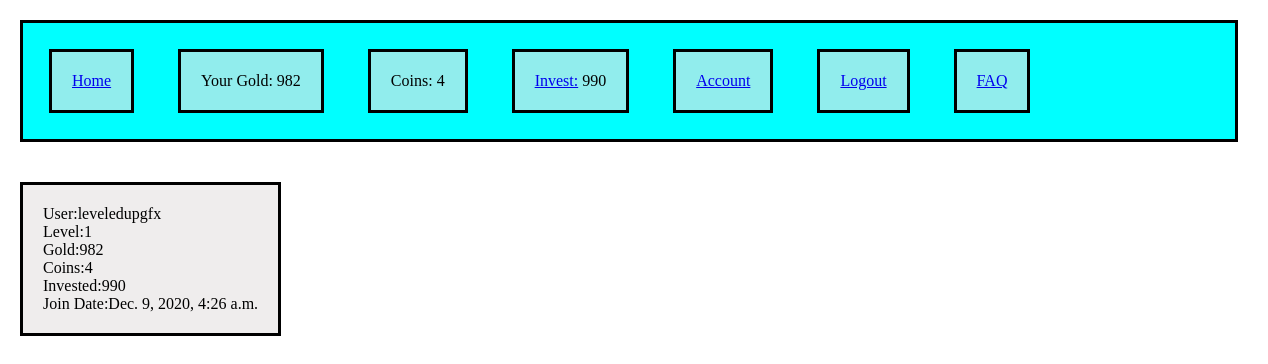
Screenshot of /display_account (signed in) with the database file from the repository.
### app1/models.py (models this page shows)
class User(models.Model):
    email = models.CharField(max_length=100)
    username =models.CharField(max_length=100)
    password = models.CharField(max_length=100)
    account_balance = models.IntegerField()
    coins = models.IntegerField()
    invested_balance = models.IntegerField()
    date_joined = models.DateTimeField(auto_now_add=True)
    investment_click_counter = models.IntegerField()
    coin_click_counter = models.IntegerField()
    level = models.IntegerField()
    objects = UserManager()

### app1/views.py (the view)
# urls.py: path('display_account',views.display_account),
def display_account(request):
    user = User.objects.get(id=request.session['user_id'])
    context = {
    "user":user
}
    return render(request,"display_account.html",context)

### app1/templates/display_account.html (shortened to what this page needs)
<!DOCTYPE html>
<html>
  <head>
    {% load static %}
    <link rel="stylesheet" href="{% static 'css/invest.css' %}">
  </head>
  <body>
    <div id='above_wrapper'>
      <div class='nav_bar'><p><a href='/'>Home</a> </p></div>
      <div class='nav_bar'><p>Your Gold: {{user.account_balance}}</p></div>
      <div class='nav_bar'><p>Coins: {{user.coins}}</p></div>
      <div class='nav_bar'><p><a href='/display_invest'>Invest:</a> {{user.invested_balance}}</p></div>
      <div class='nav_bar'><p><a href='/display_account'>Account</a></p></div>
      <div class='nav_bar'><p><a href='/logout'>Logout</a></p></div>
      <div class='nav_bar'><p><a href='/faq'>FAQ</a></p></div>
    </div>
  <div>
      <p>User:{{user.username}}</p>
      <p>Level:{{user.level}}</p>
      <p>Gold:{{user.account_balance}}</p>
      <p>Coins:{{user.coins}}</p>
      <p>Invested:{{user.invested_balance}}</p>
      <p>Join Date:{{user.date_joined}}</p>
  </div>
  </body>
</html>

### app1/static/css/invest.css (style rules this page uses)
* { margin: 0px; padding: 0px; }
body { background-image: url("https://images.pexels.com/photos/3483098/pexels-photo-3483098.jpeg"); background-size: 100%; }
div { width:auto; margin:20px; background-color: rgba(230, 227, 227, 0.63); border: solid black 3px; display: inline-block; padding:20px; }
#above_wrapper { width: 1200px; background-color: cyan; margin: 20px; padding: 6px; }

### rows the page displays
User: account_balance "982", coins "4", invested_balance "990", username "leveledupgfx", level "1", date_joined "Dec. 9, 2020, 4:26 a.m."
